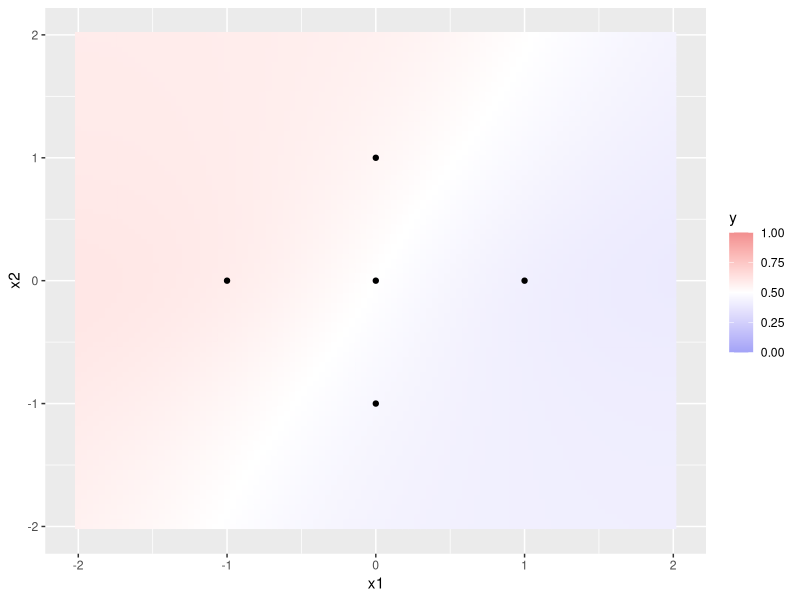
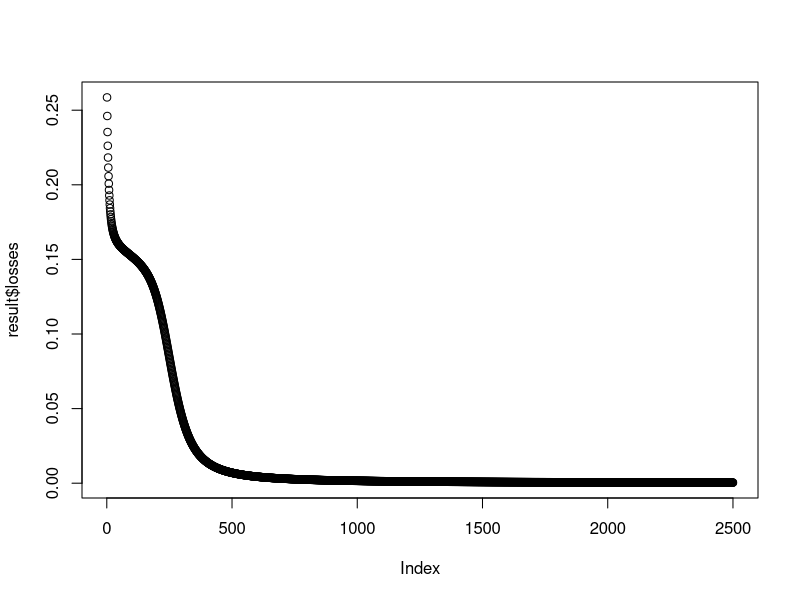
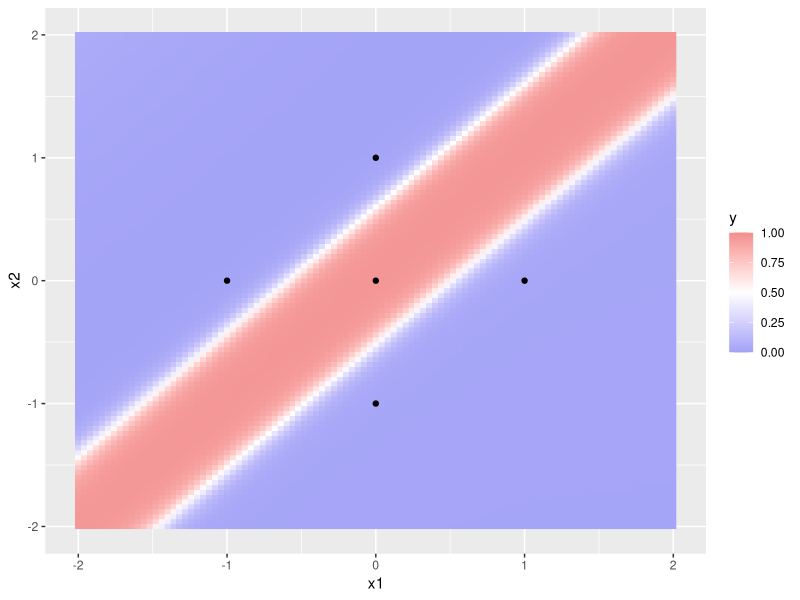

These charts were generated, in order, by the following R code:
## ---- chunk 1
knitr::opts_chunk$set(eval = FALSE, echo = TRUE)
## ---- chunk 2
# activations, losses, and their gradient
sigmoid = function(x) { 1 / (1 + exp(-x)) }
sigmoid_derivative = function(x) { sigmoid(x) * (1 - sigmoid(x)) }
tanh_derivative = function(x) { 1 - tanh(x)^2 }
mse = function(ytrue, ypred) { mean((ytrue - ypred)^2) }
mse_derivative = function(ytrue, ypred) { 2 * (ypred - ytrue) / length(ytrue) }


nnet.new = function(layer_sizes) {
  # all information about the network is stored in a list
  nnet = list(
    weights = list(),
    biases = list(),
    activations = list(),
    activations_derivatives = list(),
    loss = mse,
    loss_derivative = mse_derivative
  )
  
  # create random weight matrices and bias vectors
  last_size = layer_sizes[1]  # the first element is the number of inputs
  for(l in 2:length(layer_sizes)) {
    this_size = layer_sizes[l]
    
    # weights are initialize using the the famous "Glorot" initialization
    b = sqrt(6 / (this_size + last_size))
    nnet$weights[[l - 1]] = matrix(
      runif(last_size * this_size, -b, b), ncol = this_size
    )
    
    # biases are initialized to zero
    nnet$biases[[l - 1]] = rep(0, this_size)
    
    # set the activation
    nnet$activations[[l - 1]] = tanh
    nnet$activations_derivatives[[l - 1]] = tanh_derivative
    
    last_size = this_size
  }
  
  # change the output activation to sigmoid
  nnet$activations[[length(nnet$activations)]] = sigmoid
  nnet$activations_derivatives[[length(nnet$activations)]] = sigmoid_derivative
  
  nnet
}

nnet = nnet.new(c(2, 5, 3, 1))
## ---- chunk 3
nnet.predict = function(nnet, data.x) {
  # data.x is a matrix with samples on rows
  #!hwbegin TODO perform the forward pass and return the predictions
  n_layers = length(nnet$weights)
  zout = data.x
  for(l in 1:n_layers) {
    zin = t(t(zout %*% nnet$weights[[l]]) + nnet$biases[[l]])
    zout = nnet$activations[[l]](zin)
  }
  zout
  #!hwend
}
## ---- chunk 4
library(scales)
library(ggplot2)

grid = as.matrix(expand.grid(x1 = seq(-2, 2, 1 / 25), x2 = seq(-2, 2, 1 / 25)))
plot_grid = function(predictions) {
  # plots the predicted value for each point on the grid;
  # the predictions should have one column and
  # the same number of rows (10,201) as the data
  df = cbind(as.data.frame(grid), y = predictions)
  ggplot() +
    geom_tile(aes(x = x1, y = x2, fill = y, color = y), df) +
    scale_color_gradient2(low = muted("blue", 70), mid = "white",
                         high = muted("red", 70), limits = c(0, 1),
                         midpoint = 0.5) +
    scale_fill_gradient2(low = muted("blue", 70), mid = "white",
                        high = muted("red", 70), limits = c(0, 1),
                        midpoint = 0.5) +
    geom_point(aes(x=c(0, 1, 0, -1, 0), y=c(0, 0, -1, 0, 1)))
}

# run this a few times to see what different random networks predict
nnet = nnet.new(c(2, 5, 3, 1))
plot_grid(nnet.predict(nnet, grid))
## ---- chunk 5
nnet.gradients = function(nnet, x, y) {
  # x is be a matrix with samples on rows
  # y is a vector with the labels
  
  n_layers = length(nnet$weights)
  activations = list(x)
  pre_activations = list(x)
  #!hwbegin TODO perform the forward pass, storing all activations
  for(l in 1:n_layers) {
    zin = t(t(activations[[l]] %*% nnet$weights[[l]]) + nnet$biases[[l]])
    zout = nnet$activations[[l]](zin)
    pre_activations[[l + 1]] = zin
    activations[[l + 1]] = zout
  }
  #!hwend
  loss = nnet$loss(y, activations[[length(activations)]])
  
  weights_gradients = list()
  biases_gradients = list()
  #!hwbegin TODO compute the gradients
  # Eq. 5
  deltas = nnet$loss_derivative(
    y, activations[[length(activations)]]
  ) * nnet$activations_derivatives[[n_layers]](pre_activations[[length(activations)]])
  for(l in n_layers:1) {
    weights_gradients[[l]] = t(activations[[l]]) %*% deltas  # Eq. 6
    biases_gradients[[l]] = colSums(deltas)  # Eq. 7
    
    if(l > 1) {
      # Eq. 8
      deltas = deltas %*% t(
        nnet$weights[[l]]
      ) * nnet$activations_derivatives[[l - 1]](pre_activations[[l]])
    }
  }
  #!hwend
  
  # make sure the gradients have the correct size
  for(l in 1:n_layers) {
    stopifnot(dim(nnet$weights[[l]]) == dim(weights_gradients[[l]]))
    stopifnot(length(nnet$biases[[l]]) == length(biases_gradients[[l]]))
  }
  
  # return gradients as a list
  list(
    loss = loss,
    weights_gradients = weights_gradients,
    biases_gradients = biases_gradients
  )
}

data.x = matrix(c(
  0, 1, 0, -1, 0,
  0, 0, -1, 0, 1
), ncol = 2)
data.y = c(1, 0, 0, 0, 0)
nnet.gradients(nnet, data.x, data.y)
## ---- chunk 6
nnet.gradient_descent_step = function(nnet, gradients, learning_rate) {
  #!hwbegin TODO perform one step of gradient descent,\n# modifying the parameters of the network
  for(l in 1:length(nnet$weights)) {
    nnet$weights[[l]] = (
      nnet$weights[[l]] - learning_rate * gradients$weights_gradients[[l]]
    )
    
    nnet$biases[[l]] = (
      nnet$biases[[l]] - learning_rate * gradients$biases_gradients[[l]]
    )
  }
  #!hwend
  nnet  # return the modified parameters
}


nnet.train = function(nnet, x, y, n_epochs, learning_rate) {
  losses = list()
  
  #!hwbegin TODO iterate over the dataset for the given number of epochs and\n# modify the weights at each epoch.\n# use all the data to compute the gradients
  for(e in 1:n_epochs) {
    gradients = nnet.gradients(nnet, x, y)
    nnet = nnet.gradient_descent_step(nnet, gradients, learning_rate)
    losses[[length(losses) + 1]] = gradients$loss
  }
  #!hwend
  
  list(
    losses = unlist(losses),
    nnet = nnet
  )
}
## ---- chunk 7
data.x = matrix(c(
  0, 1, 0, -1, 0,
  0, 0, -1, 0, 1
), ncol = 2)
data.y = c(1, 0, 0, 0, 0)

nnet = nnet.new(c(2, 5, 3, 1))
result = nnet.train(nnet, data.x, data.y, 2500, 0.25)
nnet.predict(result$nnet, data.x)
## ---- chunk 8
plot(result$losses)
## ---- chunk 9
plot_grid(nnet.predict(result$nnet, grid))
